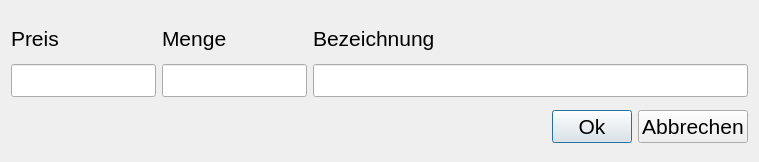
<?xml version="1.0" encoding="UTF-8"?>
<ui version="4.0">
 <class>FreeArticle</class>
 <widget class="QDialog" name="FreeArticle">
  <property name="geometry">
   <rect>
    <x>0</x>
    <y>0</y>
    <width>759</width>
    <height>162</height>
   </rect>
  </property>
  <property name="windowTitle">
   <string>Freier Artikel</string>
  </property>
  <property name="windowOpacity">
   <double>1.000000000000000</double>
  </property>
  <property name="modal">
   <bool>true</bool>
  </property>
  <layout class="QVBoxLayout" name="verticalLayout">
   <item>
    <layout class="QGridLayout" name="gridLayout">
     <item row="0" column="0">
      <widget class="QLabel" name="label">
       <property name="maximumSize">
        <size>
         <width>16777215</width>
         <height>40</height>
        </size>
       </property>
       <property name="font">
        <font>
         <pointsize>16</pointsize>
        </font>
       </property>
       <property name="text">
        <string>Preis</string>
       </property>
      </widget>
     </item>
     <item row="0" column="1">
      <widget class="QLabel" name="label_2">
       <property name="maximumSize">
        <size>
         <width>16777215</width>
         <height>40</height>
        </size>
       </property>
       <property name="font">
        <font>
         <pointsize>16</pointsize>
        </font>
       </property>
       <property name="text">
        <string>Menge</string>
       </property>
      </widget>
     </item>
     <item row="0" column="2">
      <widget class="QLabel" name="label_3">
       <property name="maximumSize">
        <size>
         <width>16777215</width>
         <height>40</height>
        </size>
       </property>
       <property name="font">
        <font>
         <pointsize>16</pointsize>
        </font>
       </property>
       <property name="text">
        <string>Bezeichnung</string>
       </property>
      </widget>
     </item>
     <item row="1" column="0">
      <widget class="QLineEdit" name="txtPrice">
       <property name="sizePolicy">
        <sizepolicy hsizetype="Expanding" vsizetype="Fixed">
         <horstretch>1</horstretch>
         <verstretch>0</verstretch>
        </sizepolicy>
       </property>
       <property name="font">
        <font>
         <pointsize>16</pointsize>
        </font>
       </property>
      </widget>
     </item>
     <item row="1" column="1">
      <widget class="QLineEdit" name="txtQuantity">
       <property name="sizePolicy">
        <sizepolicy hsizetype="Expanding" vsizetype="Fixed">
         <horstretch>1</horstretch>
         <verstretch>0</verstretch>
        </sizepolicy>
       </property>
       <property name="font">
        <font>
         <pointsize>16</pointsize>
        </font>
       </property>
      </widget>
     </item>
     <item row="1" column="2">
      <widget class="QLineEdit" name="txtName">
       <property name="sizePolicy">
        <sizepolicy hsizetype="Expanding" vsizetype="Fixed">
         <horstretch>3</horstretch>
         <verstretch>0</verstretch>
        </sizepolicy>
       </property>
       <property name="font">
        <font>
         <pointsize>16</pointsize>
        </font>
       </property>
      </widget>
     </item>
    </layout>
   </item>
   <item>
    <layout class="QHBoxLayout" name="horizontalLayout">
     <item>
      <spacer name="horizontalSpacer">
       <property name="orientation">
        <enum>Qt::Horizontal</enum>
       </property>
       <property name="sizeHint" stdset="0">
        <size>
         <width>40</width>
         <height>20</height>
        </size>
       </property>
      </spacer>
     </item>
     <item>
      <widget class="QPushButton" name="btnOk">
       <property name="font">
        <font>
         <pointsize>16</pointsize>
        </font>
       </property>
       <property name="text">
        <string>Ok</string>
       </property>
      </widget>
     </item>
     <item>
      <widget class="QPushButton" name="btnCancel">
       <property name="font">
        <font>
         <pointsize>16</pointsize>
        </font>
       </property>
       <property name="text">
        <string>Abbrechen</string>
       </property>
      </widget>
     </item>
    </layout>
   </item>
  </layout>
 </widget>
 <resources/>
 <connections>
  <connection>
   <sender>txtPrice</sender>
   <signal>returnPressed()</signal>
   <receiver>btnOk</receiver>
   <slot>click()</slot>
   <hints>
    <hint type="sourcelabel">
     <x>83</x>
     <y>71</y>
    </hint>
    <hint type="destinationlabel">
     <x>558</x>
     <y>124</y>
    </hint>
   </hints>
  </connection>
  <connection>
   <sender>txtName</sender>
   <signal>returnPressed()</signal>
   <receiver>btnOk</receiver>
   <slot>click()</slot>
   <hints>
    <hint type="sourcelabel">
     <x>530</x>
     <y>71</y>
    </hint>
    <hint type="destinationlabel">
     <x>558</x>
     <y>124</y>
    </hint>
   </hints>
  </connection>
  <connection>
   <sender>txtQuantity</sender>
   <signal>returnPressed()</signal>
   <receiver>btnOk</receiver>
   <slot>click()</slot>
   <hints>
    <hint type="sourcelabel">
     <x>234</x>
     <y>71</y>
    </hint>
    <hint type="destinationlabel">
     <x>558</x>
     <y>124</y>
    </hint>
   </hints>
  </connection>
 </connections>
</ui>
